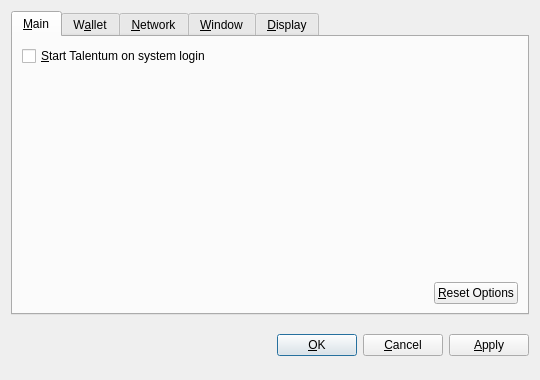
<?xml version="1.0" encoding="UTF-8"?>
<ui version="4.0">
 <class>OptionsDialog</class>
 <widget class="QDialog" name="OptionsDialog">
  <property name="geometry">
   <rect>
    <x>0</x>
    <y>0</y>
    <width>540</width>
    <height>380</height>
   </rect>
  </property>
  <property name="windowTitle">
   <string>Options</string>
  </property>
  <property name="modal">
   <bool>true</bool>
  </property>
  <layout class="QVBoxLayout" name="verticalLayout">
   <item>
    <widget class="QTabWidget" name="tabWidget">
     <property name="tabPosition">
      <enum>QTabWidget::North</enum>
     </property>
     <property name="currentIndex">
      <number>0</number>
     </property>
     <widget class="QWidget" name="tabMain">
      <attribute name="title">
       <string>&amp;Main</string>
      </attribute>
      <layout class="QVBoxLayout" name="verticalLayout_Main">
       <item>
        <widget class="QCheckBox" name="bitcoinAtStartup">
         <property name="toolTip">
          <string>Automatically start Talentum after logging in to the system.</string>
         </property>
         <property name="text">
          <string>&amp;Start Talentum on system login</string>
         </property>
        </widget>
       </item>
       <item>
        <spacer name="verticalSpacer_Main">
         <property name="orientation">
          <enum>Qt::Vertical</enum>
         </property>
         <property name="sizeHint" stdset="0">
          <size>
           <width>20</width>
           <height>40</height>
          </size>
         </property>
        </spacer>
       </item>
       <item>
        <layout class="QHBoxLayout" name="horizontalLayout_2_Main">
         <item>
          <spacer name="horizontalSpacer_2_Main">
           <property name="orientation">
            <enum>Qt::Horizontal</enum>
           </property>
           <property name="sizeHint" stdset="0">
            <size>
             <width>40</width>
             <height>20</height>
            </size>
           </property>
          </spacer>
         </item>
         <item>
          <widget class="QPushButton" name="resetButton">
           <property name="toolTip">
            <string>Reset all client options to default.</string>
           </property>
           <property name="text">
            <string>&amp;Reset Options</string>
           </property>
           <property name="autoDefault">
            <bool>false</bool>
           </property>
          </widget>
         </item>
        </layout>
       </item>
      </layout>
     </widget>
     <widget class="QWidget" name="tabWallet">
      <attribute name="title">
       <string>W&amp;allet</string>
      </attribute>
      <layout class="QVBoxLayout" name="verticalLayout_Network">
       <item>
        <widget class="QLabel" name="transactionFeeInfoLabel">
         <property name="text">
          <string>Optional transaction fee per kB that helps make sure your transactions are processed quickly. Most transactions are 1 kB.</string>
         </property>
         <property name="textFormat">
          <enum>Qt::PlainText</enum>
         </property>
         <property name="wordWrap">
          <bool>true</bool>
         </property>
        </widget>
       </item>
       <item>
        <layout class="QHBoxLayout" name="horizontalLayout_1_Main">
         <item>
          <widget class="QLabel" name="transactionFeeLabel">
           <property name="text">
            <string>Pay transaction &amp;fee</string>
           </property>
           <property name="textFormat">
            <enum>Qt::PlainText</enum>
           </property>
           <property name="buddy">
            <cstring>transactionFee</cstring>
           </property>
          </widget>
         </item>
         <item>
          <widget class="BitcoinAmountField" name="transactionFee"/>
         </item>
         <item>
          <spacer name="horizontalSpacer_1_Main">
           <property name="orientation">
            <enum>Qt::Horizontal</enum>
           </property>
           <property name="sizeHint" stdset="0">
            <size>
             <width>40</width>
             <height>20</height>
            </size>
           </property>
          </spacer>
         </item>
        </layout>
       </item>
       <item>
        <widget class="QLabel" name="label">
         <property name="text">
          <string>If you disable the spending of unconfirmed change, the change from a transaction cannot be used until that transaction has at least one confirmation. This also affects how your balance is computed.</string>
         </property>
         <property name="wordWrap">
          <bool>true</bool>
         </property>
        </widget>
       </item>
       <item>
        <widget class="QCheckBox" name="spendZeroConfChange">
         <property name="text">
          <string>Spend unconfirmed change  (experts only)</string>
         </property>
        </widget>
       </item>
       <item>
        <spacer name="verticalSpacer">
         <property name="orientation">
          <enum>Qt::Vertical</enum>
         </property>
         <property name="sizeHint" stdset="0">
          <size>
           <width>20</width>
           <height>40</height>
          </size>
         </property>
        </spacer>
       </item>
      </layout>
     </widget>
     <widget class="QWidget" name="tabNetwork">
      <attribute name="title">
       <string>&amp;Network</string>
      </attribute>
      <layout class="QVBoxLayout" name="verticalLayout_Network">
       <item>
        <widget class="QCheckBox" name="mapPortUpnp">
         <property name="toolTip">
          <string>Automatically open the Talentum client port on the router. This only works when your router supports UPnP and it is enabled.</string>
         </property>
         <property name="text">
          <string>Map port using &amp;UPnP</string>
         </property>
        </widget>
       </item>
       <item>
        <widget class="QCheckBox" name="connectSocks">
         <property name="toolTip">
          <string>Connect to the Talentum network through a SOCKS proxy (e.g. when connecting through Tor).</string>
         </property>
         <property name="text">
          <string>&amp;Connect through SOCKS proxy:</string>
         </property>
        </widget>
       </item>
       <item>
        <layout class="QHBoxLayout" name="horizontalLayout_Network">
         <item>
          <widget class="QLabel" name="proxyIpLabel">
           <property name="text">
            <string>Proxy &amp;IP:</string>
           </property>
           <property name="textFormat">
            <enum>Qt::PlainText</enum>
           </property>
           <property name="buddy">
            <cstring>proxyIp</cstring>
           </property>
          </widget>
         </item>
         <item>
          <widget class="QValidatedLineEdit" name="proxyIp">
           <property name="maximumSize">
            <size>
             <width>140</width>
             <height>16777215</height>
            </size>
           </property>
           <property name="toolTip">
            <string>IP address of the proxy (e.g. 127.0.0.1)</string>
           </property>
          </widget>
         </item>
         <item>
          <widget class="QLabel" name="proxyPortLabel">
           <property name="text">
            <string>&amp;Port:</string>
           </property>
           <property name="textFormat">
            <enum>Qt::PlainText</enum>
           </property>
           <property name="buddy">
            <cstring>proxyPort</cstring>
           </property>
          </widget>
         </item>
         <item>
          <widget class="QLineEdit" name="proxyPort">
           <property name="maximumSize">
            <size>
             <width>55</width>
             <height>16777215</height>
            </size>
           </property>
           <property name="toolTip">
            <string>Port of the proxy (e.g. 9050)</string>
           </property>
          </widget>
         </item>
         <item>
          <widget class="QLabel" name="socksVersionLabel">
           <property name="text">
            <string>SOCKS &amp;Version:</string>
           </property>
           <property name="textFormat">
            <enum>Qt::PlainText</enum>
           </property>
           <property name="buddy">
            <cstring>socksVersion</cstring>
           </property>
          </widget>
         </item>
         <item>
          <widget class="QValueComboBox" name="socksVersion">
           <property name="toolTip">
            <string>SOCKS version of the proxy (e.g. 5)</string>
           </property>
          </widget>
         </item>
         <item>
          <spacer name="horizontalSpacer_Network">
           <property name="orientation">
            <enum>Qt::Horizontal</enum>
           </property>
           <property name="sizeHint" stdset="0">
            <size>
             <width>40</width>
             <height>20</height>
            </size>
           </property>
          </spacer>
         </item>
        </layout>
       </item>
       <item>
        <spacer name="verticalSpacer_Network">
         <property name="orientation">
          <enum>Qt::Vertical</enum>
         </property>
         <property name="sizeHint" stdset="0">
          <size>
           <width>20</width>
           <height>40</height>
          </size>
         </property>
        </spacer>
       </item>
      </layout>
     </widget>
     <widget class="QWidget" name="tabWindow">
      <attribute name="title">
       <string>&amp;Window</string>
      </attribute>
      <layout class="QVBoxLayout" name="verticalLayout_Window">
       <item>
        <widget class="QCheckBox" name="minimizeToTray">
         <property name="toolTip">
          <string>Show only a tray icon after minimizing the window.</string>
         </property>
         <property name="text">
          <string>&amp;Minimize to the tray instead of the taskbar</string>
         </property>
        </widget>
       </item>
       <item>
        <widget class="QCheckBox" name="minimizeOnClose">
         <property name="toolTip">
          <string>Minimize instead of exit the application when the window is closed. When this option is enabled, the application will be closed only after selecting Quit in the menu.</string>
         </property>
         <property name="text">
          <string>M&amp;inimize on close</string>
         </property>
        </widget>
       </item>
       <item>
        <spacer name="verticalSpacer_Window">
         <property name="orientation">
          <enum>Qt::Vertical</enum>
         </property>
         <property name="sizeHint" stdset="0">
          <size>
           <width>20</width>
           <height>40</height>
          </size>
         </property>
        </spacer>
       </item>
      </layout>
     </widget>
     <widget class="QWidget" name="tabDisplay">
      <attribute name="title">
       <string>&amp;Display</string>
      </attribute>
      <layout class="QVBoxLayout" name="verticalLayout_Display">
       <item>
        <layout class="QHBoxLayout" name="horizontalLayout_1_Display">
         <item>
          <widget class="QLabel" name="langLabel">
           <property name="text">
            <string>User Interface &amp;language:</string>
           </property>
           <property name="textFormat">
            <enum>Qt::PlainText</enum>
           </property>
           <property name="buddy">
            <cstring>lang</cstring>
           </property>
          </widget>
         </item>
         <item>
          <widget class="QValueComboBox" name="lang">
           <property name="toolTip">
            <string>The user interface language can be set here. This setting will take effect after restarting Talentum.</string>
           </property>
          </widget>
         </item>
        </layout>
       </item>
       <item>
        <layout class="QHBoxLayout" name="horizontalLayout_2_Display">
         <item>
          <widget class="QLabel" name="unitLabel">
           <property name="text">
            <string>&amp;Unit to show amounts in:</string>
           </property>
           <property name="textFormat">
            <enum>Qt::PlainText</enum>
           </property>
           <property name="buddy">
            <cstring>unit</cstring>
           </property>
          </widget>
         </item>
         <item>
          <widget class="QValueComboBox" name="unit">
           <property name="toolTip">
            <string>Choose the default subdivision unit to show in the interface and when sending coins.</string>
           </property>
          </widget>
         </item>
        </layout>
       </item>
       <item>
        <widget class="QCheckBox" name="displayAddresses">
         <property name="toolTip">
          <string>Whether to show Talentum addresses in the transaction list or not.</string>
         </property>
         <property name="text">
          <string>&amp;Display addresses in transaction list</string>
         </property>
        </widget>
       </item>
       <item>
        <widget class="QCheckBox" name="coinControlFeatures">
         <property name="toolTip">
          <string>Whether to show coin control features or not.</string>
         </property>
         <property name="text">
          <string>Display coin &amp;control features (experts only!)</string>
         </property>
        </widget>
       </item>
       <item>
        <spacer name="verticalSpacer_Display">
         <property name="orientation">
          <enum>Qt::Vertical</enum>
         </property>
         <property name="sizeHint" stdset="0">
          <size>
           <width>20</width>
           <height>40</height>
          </size>
         </property>
        </spacer>
       </item>
      </layout>
     </widget>
    </widget>
   </item>
   <item>
    <layout class="QHBoxLayout" name="horizontalLayout_Buttons">
     <item>
      <spacer name="horizontalSpacer_1">
       <property name="orientation">
        <enum>Qt::Horizontal</enum>
       </property>
       <property name="sizeHint" stdset="0">
        <size>
         <width>40</width>
         <height>48</height>
        </size>
       </property>
      </spacer>
     </item>
     <item>
      <widget class="QLabel" name="statusLabel">
       <property name="font">
        <font>
         <weight>75</weight>
         <bold>true</bold>
        </font>
       </property>
       <property name="text">
        <string/>
       </property>
       <property name="textFormat">
        <enum>Qt::PlainText</enum>
       </property>
       <property name="wordWrap">
        <bool>true</bool>
       </property>
      </widget>
     </item>
     <item>
      <spacer name="horizontalSpacer_2">
       <property name="orientation">
        <enum>Qt::Horizontal</enum>
       </property>
       <property name="sizeHint" stdset="0">
        <size>
         <width>40</width>
         <height>48</height>
        </size>
       </property>
      </spacer>
     </item>
     <item>
      <widget class="QPushButton" name="okButton">
       <property name="text">
        <string>&amp;OK</string>
       </property>
      </widget>
     </item>
     <item>
      <widget class="QPushButton" name="cancelButton">
       <property name="text">
        <string>&amp;Cancel</string>
       </property>
       <property name="autoDefault">
        <bool>false</bool>
       </property>
      </widget>
     </item>
     <item>
      <widget class="QPushButton" name="applyButton">
       <property name="text">
        <string>&amp;Apply</string>
       </property>
       <property name="autoDefault">
        <bool>false</bool>
       </property>
      </widget>
     </item>
    </layout>
   </item>
  </layout>
 </widget>
 <customwidgets>
  <customwidget>
   <class>BitcoinAmountField</class>
   <extends>QSpinBox</extends>
   <header>bitcoinamountfield.h</header>
  </customwidget>
  <customwidget>
   <class>QValueComboBox</class>
   <extends>QComboBox</extends>
   <header>qvaluecombobox.h</header>
  </customwidget>
  <customwidget>
   <class>QValidatedLineEdit</class>
   <extends>QLineEdit</extends>
   <header>qvalidatedlineedit.h</header>
  </customwidget>
 </customwidgets>
 <resources/>
 <connections/>
</ui>
